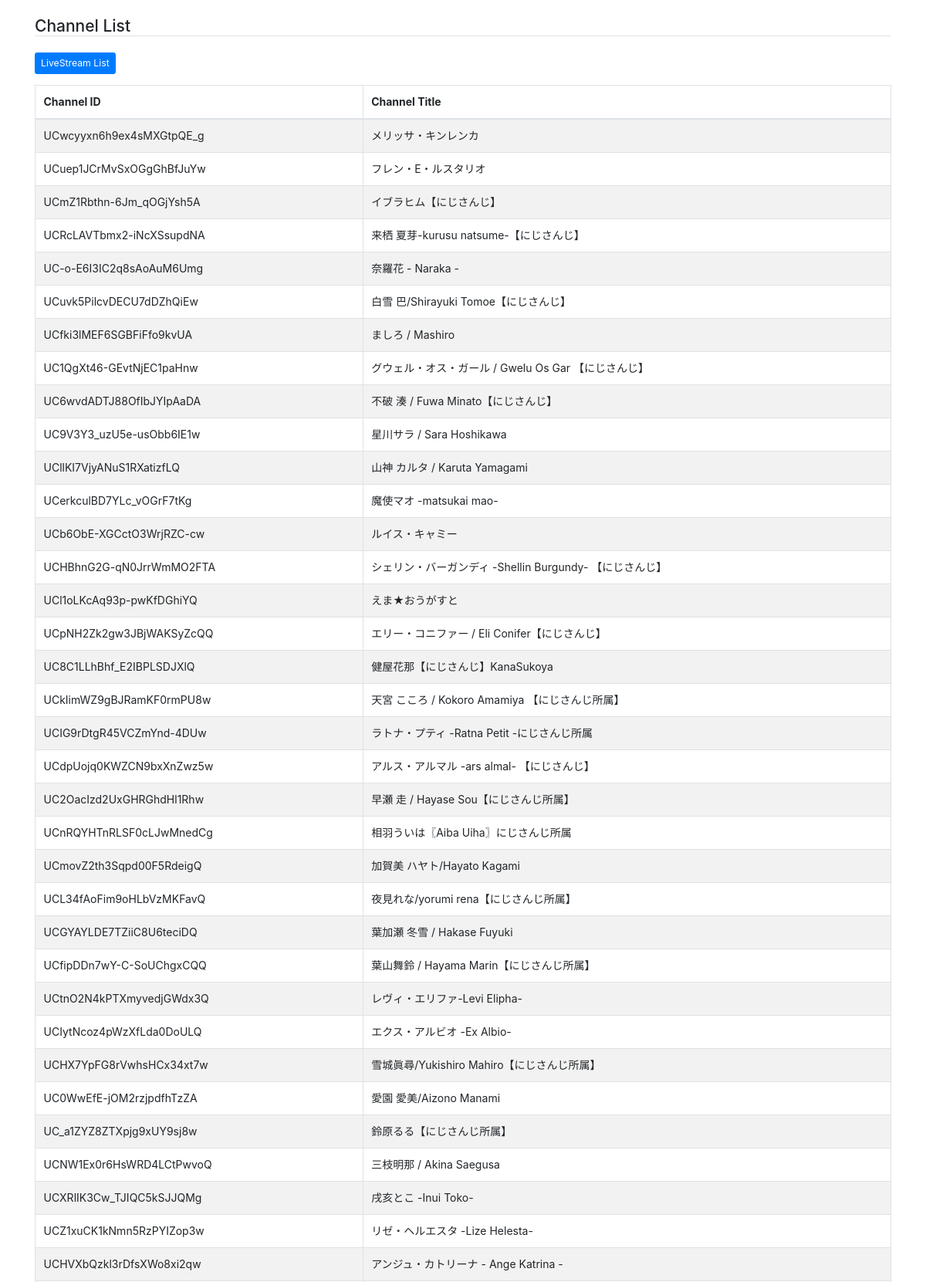
Screenshot of /cms/channel/ (upper part) with the database file from the repository.
### cms/models.py (models this page shows)
class Channel(models.Model):
    channelid = models.CharField("channelid", max_length=255, unique=True)
    channeltitle = models.CharField("title", max_length=255, unique=True)

### cms/views.py (the view)
# urls.py: path('channel/', views.channel_list, name='channel_list'),   # チャンネル一覧
def channel_list(request):
    ch = Channel.objects.all().order_by('id')
    return render(request, 'cms/channel_list.html', {'channels': ch})

### cms/templates/cms/channel_list.html (shortened to what this page needs)
{% extends "cms/base.html" %}
{% block content %}
    <h4 class="mt-4 border-bottom">Channel List</h4>
    <a href="{% url 'cms:live_list' %}" class="btn btn-primary btn-sm my-3">LiveStream List</a>
    <table class="table table-striped table-bordered">
      <thead>
        <tr>
          <th scope="col">Channel ID</th>
          <th scope="col">Channel Title</th>
        </tr>
      </thead>
      <tbody>
        {% for ch in channels %}
        <tr>
          <td>{{ ch.channelid }}</td>
          <td>{{ ch.channeltitle }}</td>
        </tr>
        {% endfor %}
      </tbody>
    </table>
{% endblock content %}

### cms/static/cms/css/common.css (style rules this page uses)
* { font-size: 14px; }
a { text-decoration: none; }

### rows the page displays
Channel: channelid "UCwcyyxn6h9ex4sMXGtpQE_g", channeltitle "メリッサ・キンレンカ"
Channel: channelid "UCuep1JCrMvSxOGgGhBfJuYw", channeltitle "フレン・E・ルスタリオ"
Channel: channelid "UCmZ1Rbthn-6Jm_qOGjYsh5A", channeltitle "イブラヒム【にじさんじ】"
Channel: channelid "UCRcLAVTbmx2-iNcXSsupdNA", channeltitle "来栖 夏芽-kurusu natsume-【にじさんじ】"
Channel: channelid "UC-o-E6I3IC2q8sAoAuM6Umg", channeltitle "奈羅花 - Naraka -"
Channel: channelid "UCuvk5PilcvDECU7dDZhQiEw", channeltitle "白雪 巴/Shirayuki Tomoe【にじさんじ】"
Channel: channelid "UCfki3lMEF6SGBFiFfo9kvUA", channeltitle "ましろ / Mashiro"
Channel: channelid "UC1QgXt46-GEvtNjEC1paHnw", channeltitle "グウェル・オス・ガール / Gwelu Os Gar 【にじさんじ】"
Channel: channelid "UC6wvdADTJ88OfIbJYIpAaDA", channeltitle "不破 湊 / Fuwa Minato【にじさんじ】"
Channel: channelid "UC9V3Y3_uzU5e-usObb6IE1w", channeltitle "星川サラ / Sara Hoshikawa"
Channel: channelid "UCllKI7VjyANuS1RXatizfLQ", channeltitle "山神 カルタ / Karuta Yamagami"
Channel: channelid "UCerkculBD7YLc_vOGrF7tKg", channeltitle "魔使マオ -matsukai mao-"
Channel: channelid "UCb6ObE-XGCctO3WrjRZC-cw", channeltitle "ルイス・キャミー"
Channel: channelid "UCHBhnG2G-qN0JrrWmMO2FTA", channeltitle "シェリン・バーガンディ -Shellin Burgundy- 【にじさんじ】"
Channel: channelid "UCl1oLKcAq93p-pwKfDGhiYQ", channeltitle "えま★おうがすと"
Channel: channelid "UCpNH2Zk2gw3JBjWAKSyZcQQ", channeltitle "エリー・コニファー / Eli Conifer【にじさんじ】"
Channel: channelid "UC8C1LLhBhf_E2IBPLSDJXlQ", channeltitle "健屋花那【にじさんじ】KanaSukoya"
Channel: channelid "UCkIimWZ9gBJRamKF0rmPU8w", channeltitle "天宮 こころ / Kokoro Amamiya 【にじさんじ所属】"
Channel: channelid "UCIG9rDtgR45VCZmYnd-4DUw", channeltitle "ラトナ・プティ -Ratna Petit -にじさんじ所属"
Channel: channelid "UCdpUojq0KWZCN9bxXnZwz5w", channeltitle "アルス・アルマル -ars almal- 【にじさんじ】"
Channel: channelid "UC2OacIzd2UxGHRGhdHl1Rhw", channeltitle "早瀬 走 / Hayase Sou【にじさんじ所属】"
Channel: channelid "UCnRQYHTnRLSF0cLJwMnedCg", channeltitle "相羽ういは〖Aiba Uiha〗にじさんじ所属"
Channel: channelid "UCmovZ2th3Sqpd00F5RdeigQ", channeltitle "加賀美 ハヤト/Hayato Kagami"
Channel: channelid "UCL34fAoFim9oHLbVzMKFavQ", channeltitle "夜見れな/yorumi rena【にじさんじ所属】"
Channel: channelid "UCGYAYLDE7TZiiC8U6teciDQ", channeltitle "葉加瀬 冬雪 / Hakase Fuyuki"
Channel: channelid "UCfipDDn7wY-C-SoUChgxCQQ", channeltitle "葉山舞鈴 / Hayama Marin【にじさんじ所属】"
Channel: channelid "UCtnO2N4kPTXmyvedjGWdx3Q", channeltitle "レヴィ・エリファ-Levi Elipha-"
Channel: channelid "UCIytNcoz4pWzXfLda0DoULQ", channeltitle "エクス・アルビオ -Ex Albio-"
Channel: channelid "UCHX7YpFG8rVwhsHCx34xt7w", channeltitle "雪城眞尋/Yukishiro Mahiro【にじさんじ所属】"
Channel: channelid "UC0WwEfE-jOM2rzjpdfhTzZA", channeltitle "愛園 愛美/Aizono Manami"
Channel: channelid "UC_a1ZYZ8ZTXpjg9xUY9sj8w", channeltitle "鈴原るる【にじさんじ所属】"
Channel: channelid "UCNW1Ex0r6HsWRD4LCtPwvoQ", channeltitle "三枝明那 / Akina Saegusa"
Channel: channelid "UCXRlIK3Cw_TJIQC5kSJJQMg", channeltitle "戌亥とこ -Inui Toko-"
Channel: channelid "UCZ1xuCK1kNmn5RzPYIZop3w", channeltitle "リゼ・ヘルエスタ -Lize Helesta-"
Channel: channelid "UCHVXbQzkl3rDfsXWo8xi2qw", channeltitle "アンジュ・カトリーナ - Ange Katrina -"
